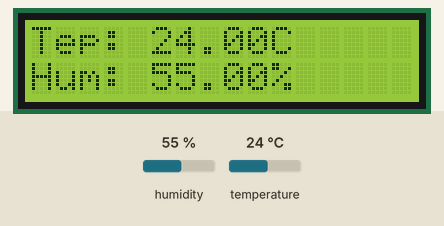
Recording of a sketch running on a simulated Arduino Uno, built with avr-gcc and run on an emulated ATmega328P. Shown: 16×2 character LCD. Wiring (inferred from the names in the program): DHT11 sensor: data pin 8. Inputs (shaded band) come from the test bench; at power-on: temperature 24 °C, humidity 55 %.

Above: at 1.2 s.
1.3 s: temperature set to 4 °C
At 2.5 s:
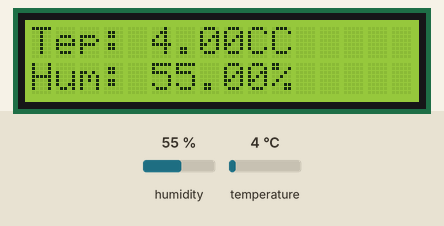
2.8 s: humidity set to 22 %
At 3.9 s:
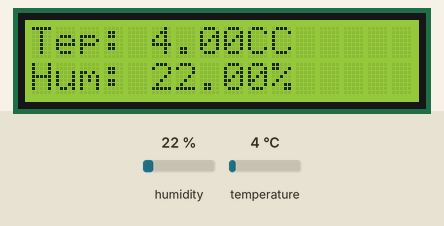
4.5 s: humidity set to 40 %
At 5.3 s:
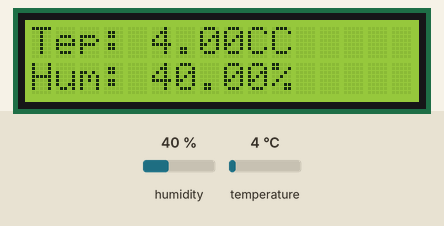
6.2 s: temperature set to 12 °C
At 6.7 s:
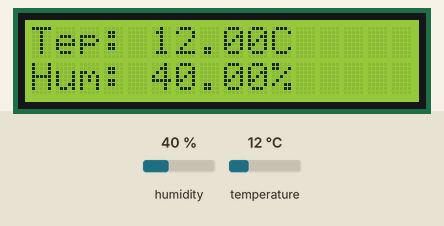
Timing chart, 0 to 8.9 s (numbered marks = the images above; inputs shaded):
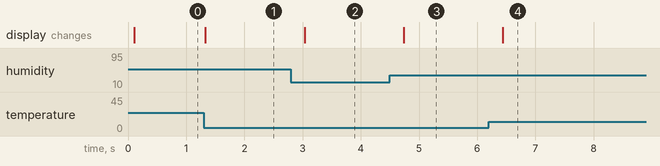

The sketch:

Temperature_Humidity_Sensor.ino
```cpp
// Temperature_Humidity_Sensor.ino
// Date: 2020/05/02

#include <Wire.h>
#include"dht11.h"
#include "LiquidCrystal_I2C.h"

#define    DHT11PIN    8
dht11 DHT11;
LiquidCrystal_I2C lcd(0x27, 16, 2);

void setup() {
    pinMode(DHT11PIN, OUTPUT);
    lcd.init();
    lcd.backlight();
    Serial.begin(9600);
}

void loop() {
    int chk = DHT11.read(DHT11PIN);
    lcd.setCursor(0, 0);
    lcd.print("Tep: ");
    lcd.print((float)DHT11.temperature, 2);
    lcd.print("C");
    lcd.setCursor(0, 1);
    lcd.print("Hum: ");
    lcd.print((float)DHT11.humidity, 2);
    lcd.print("%");
    delay(200);
}
```

dht11.cpp
```cpp
// (licence header left out)
#include "dht11.h"

// Return values:
// DHTLIB_OK
// DHTLIB_ERROR_CHECKSUM
// DHTLIB_ERROR_TIMEOUT
int dht11::read(int pin)
{
	// BUFFER TO RECEIVE
	uint8_t bits[5];
	uint8_t cnt = 7;
	uint8_t idx = 0;

	// EMPTY BUFFER
	for (int i=0; i< 5; i++) bits[i] = 0;

	// REQUEST SAMPLE
	pinMode(pin, OUTPUT);
	digitalWrite(pin, LOW);
	delay(18);
	digitalWrite(pin, HIGH);
	delayMicroseconds(40);
	pinMode(pin, INPUT);

	// ACKNOWLEDGE or TIMEOUT
	unsigned int loopCnt = 10000;
	while(digitalRead(pin) == LOW)
		if (loopCnt-- == 0) return DHTLIB_ERROR_TIMEOUT;

	loopCnt = 10000;
	while(digitalRead(pin) == HIGH)
		if (loopCnt-- == 0) return DHTLIB_ERROR_TIMEOUT;

	// READ OUTPUT - 40 BITS => 5 BYTES or TIMEOUT
	for (int i=0; i<40; i++)
	{
		loopCnt = 10000;
		while(digitalRead(pin) == LOW)
			if (loopCnt-- == 0) return DHTLIB_ERROR_TIMEOUT;

		unsigned long t = micros();

		loopCnt = 10000;
		while(digitalRead(pin) == HIGH)
			if (loopCnt-- == 0) return DHTLIB_ERROR_TIMEOUT;

		if ((micros() - t) > 40) bits[idx] |= (1 << cnt);
		if (cnt == 0)   // next byte?
		{
			cnt = 7;    // restart at MSB
			idx++;      // next byte!
		}
		else cnt--;
	}

	// WRITE TO RIGHT VARS
        // as bits[1] and bits[3] are allways zero they are omitted in formulas.
	humidity    = bits[0];
	temperature = bits[2];

	uint8_t sum = bits[0] + bits[2];

	if (bits[4] != sum) return DHTLIB_ERROR_CHECKSUM;
	return DHTLIB_OK;
}
//
// END OF FILE
//
```

dht11.h
```cpp
#ifndef dht11_h
#define dht11_h

#if defined(ARDUINO) && (ARDUINO >= 100)
#include <Arduino.h>
#else
#include <WProgram.h>
#endif

#define DHT11LIB_VERSION "0.4.1"

#define DHTLIB_OK				0
#define DHTLIB_ERROR_CHECKSUM	-1
#define DHTLIB_ERROR_TIMEOUT	-2

class dht11
{
public:
    int read(int pin);
	int humidity;
	int temperature;
};
#endif
//
// END OF FILE
//
```

Measured:
- after the input at 1.3 s, the display: changes at once (image 1)
- after the input at 2.8 s, the display: changes after 0.23 s (image 2)
- after the input at 4.5 s, the display: changes after 0.24 s (image 3)
- after the input at 6.2 s, the display: changes after 0.24 s (image 4)
